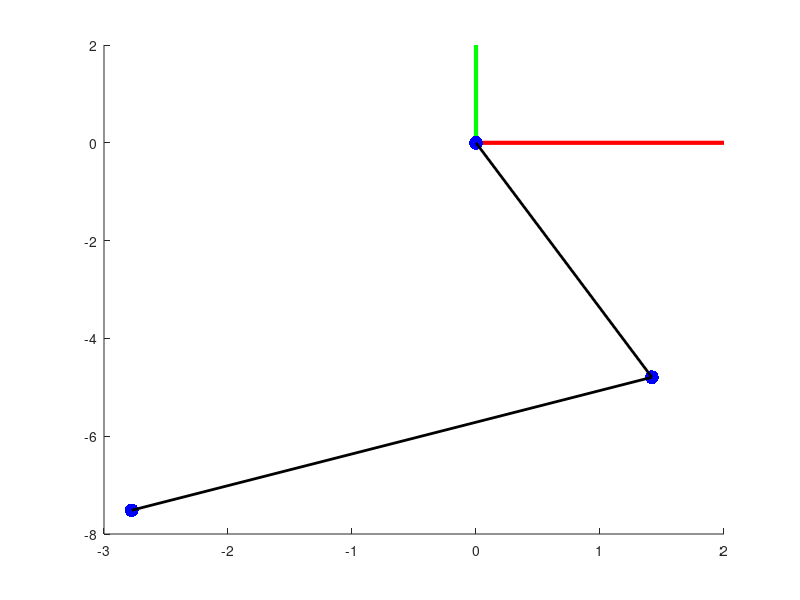
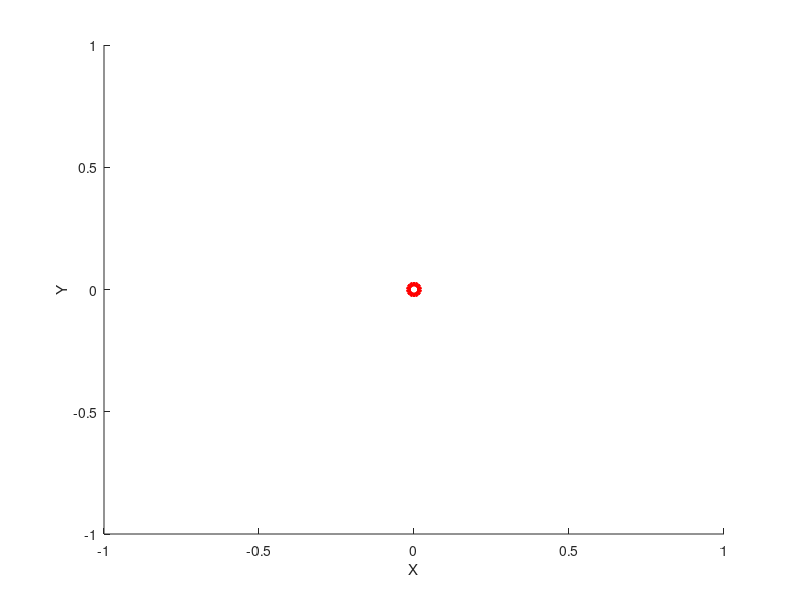

Here is the MATLAB script that generated these plots, in order: (Note: this script raises an error after producing the figures.)
close all
clear all
clf

%%%% Dibujando ejes principales
line([0 2],[0 0],[0 0], "Color",'red', 'LineWidth',3);
line([0 0],[0 2],[0 0], "Color",'green', 'LineWidth',3);
hold on

%% Dibujando articulaciones
% Se usará Scatter
joint_1 = [0 0]';
scatter(joint_1(1), joint_1(2), 100, 'filled', 'MarkerFaceColor', 'blue');
l1 = input("Introduce la longitud del eslabón 1 [m]: ");
theta1 = input("Introduce el ángulo de la primer articulación [rad]: ");
l1x = l1*cos(theta1);
l1y = l1*sin(theta1);

joint_2 = [l1x l1y];
scatter(joint_2(1), joint_2(2), 100, 'filled', 'MarkerFaceColor', 'blue');

l2 = input("Introduce la longitud del eslabón 2 [m]: ");
theta2 = input("Introduce el ángulo de la segunda articulación [rad]: ");
l2x = l2*cos(theta1 + theta2);
l2y = l2*sin(theta1 + theta2);

EFx = l1x + l2x;
EFy = l1y + l2y;
EF = [EFx EFy]';

scatter(EF(1), EF(2), 100, 'filled', 'MarkerFaceColor', 'blue');

%% Dibujando Eslabones
% Primer Eslabón
line([joint_1(1) joint_2(1)], [joint_1(2) joint_2(2)], [0 0],...
    "Color","black","LineWidth",2);
% Segundo Eslabón
line([joint_2(1) EF(1)], [joint_2(2) EF(2)], [0 0],...
    "Color","black","LineWidth",2);

% --- Parámetros del Robot ---
long_1 = 1;
long_2 = 1;
num_pasos = 50;

% --- Trayectoria de los Ángulos (Grados) ---
ang1_grados = [linspace(0, 45, num_pasos), 45 * ones(1, num_pasos)];
ang2_grados = [zeros(1, num_pasos), linspace(0, 45, num_pasos)];

% --- Configuración del Espacio de Trabajo Predeterminado ---
fig = figure;
hold on; 
grid off;
xlabel('X'); ylabel('Y');

% --- Inicialización del Gráfico ---
h_robot = plot([0 0 0], [0 0 0], '-o', 'LineWidth', 3, 'MarkerSize', 8, 'Color', 'r');

% --- Bucle de Animación ---
total_frames = length(ang1_grados);

for i = 1:total_frames
    th1 = deg2rad(ang1_grados(i));
    th2 = deg2rad(ang2_grados(i));

    % Matrices de Transformación Homogénea
    m_T01 = MatrizRotZ(th1);
    m_T12 = MatrizTraslacion(long_1, 0, 0) * MatrizRotZ(th2);
    m_T02 = m_T01 * m_T12;

    % Cálculo de Posición de las Articulaciones
    pos0 = [0; 0; 0; 1];
    pos1 = m_T01 * [long_1; 0; 0; 1];
    pos2 = m_T02 * [long_2; 0; 0; 1];

    % Actualización de coordenadas en la figura
    set(h_robot, 'XData', [pos0(1), pos1(1), pos2(1)], ...
        'YData', [pos0(2), pos1(2), pos2(2)]);
    drawnow;
    pause(0.02);
end

% --- Funciones Auxiliares ---
function T = MatrizTraslacion(dx, dy, dz)
T = [1 0 0 dx;
    0 1 0 dy;
    0 0 1 dz;
    0 0 0  1];
end

function R = MatrizRotZ(angle)
R = [cos(angle) -sin(angle)  0  0;
    sin(angle)  cos(angle)  0  0;
    0           0           1  0;
    0           0           0  1];
end
